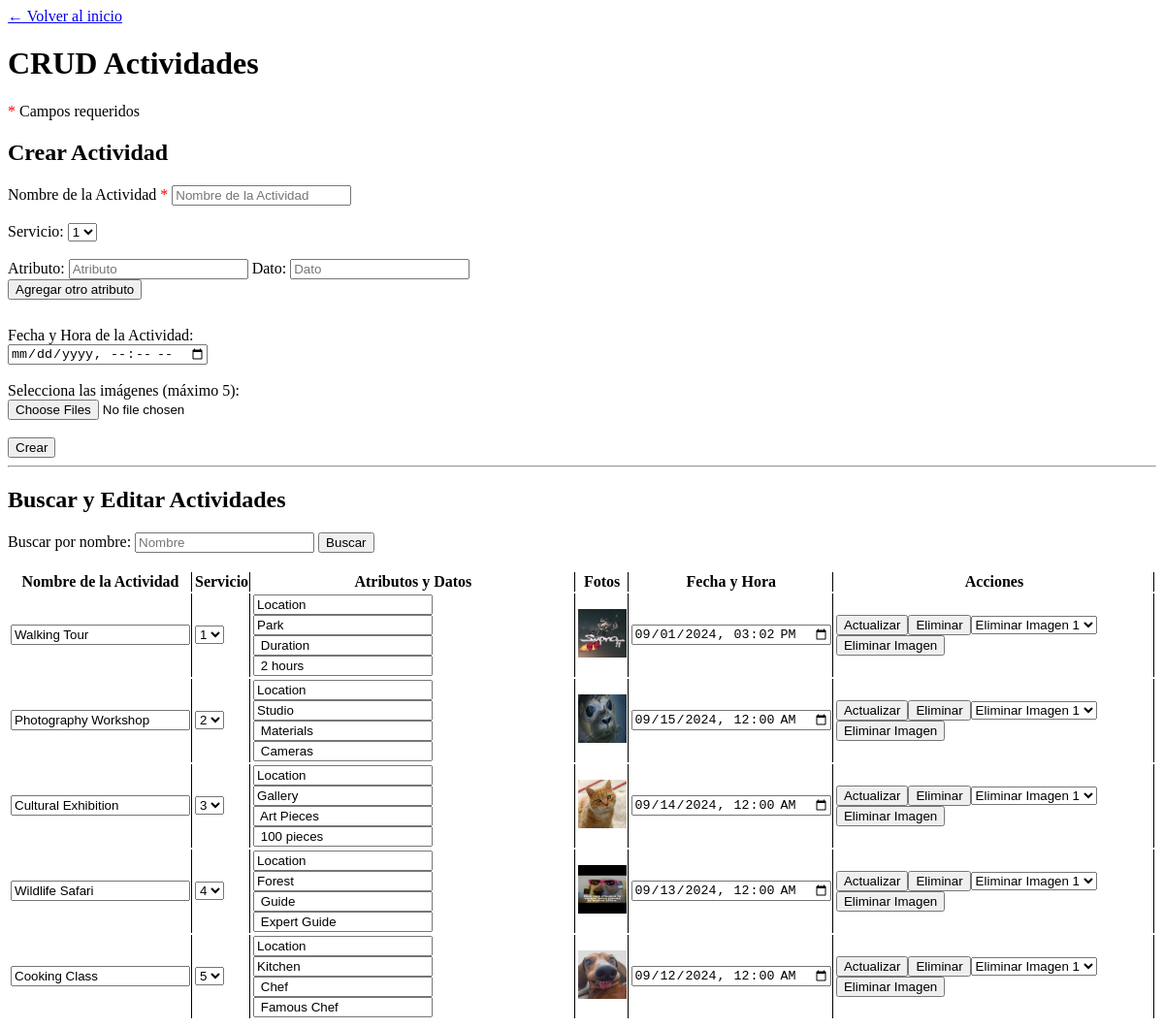
The page /Proyecto/view/activityView.php on the database its author committed.
### tables this page shows
CREATE TABLE `tbactivity` (
  `tbactivityid` int(11) NOT NULL,
  `tbactivityname` varchar(255) NOT NULL,
  `tbactivityservicecompanyid` int(11) NOT NULL,
  `tbactivityatributearray` varchar(255) NOT NULL,
  `tbactivitydataarray` varchar(255) NOT NULL,
  `tbactivityurl` text NOT NULL,
  `tbactivitystatus` tinyint(4) NOT NULL,
  `tbactivitydate` datetime NOT NULL
);

CREATE TABLE `tbservicecompany` (
  `tbservicecompanyid` int(11) NOT NULL,
  `tbtouristcompanyid` int(11) NOT NULL,
  `tbserviceid` text NOT NULL,
  `tbservicecompanyURL` text NOT NULL,
  `tbservicetatus` tinyint(1) NOT NULL
);

### Proyecto/data/serviceCompanyData.php (called while the page is built, shortened)
<?php
include '../domain/ServiceCompany.php';
class serviceCompanyData extends Data {
    public function getAllTBServiceCompanies() {
        $conn = mysqli_connect($this->server, $this->user, $this->password, $this->db);
        $conn->set_charset('utf8');
        $query = "SELECT * FROM tbservicecompany WHERE tbservicetatus = 1;";
        $result = mysqli_query($conn, $query);
        $serviceCompanies = [];
        while ($row = mysqli_fetch_assoc($result)) {
            $currentServiceCompany = new ServiceCompany(
                $row['tbservicecompanyid'],
                $row['tbtouristcompanyid'],
                $row['tbserviceid'],
                $row['tbservicecompanyURL'],
                $row['tbservicetatus']
            );
            array_push($serviceCompanies, $currentServiceCompany);
        }
        return $serviceCompanies;
    }
}

### Proyecto/business/serviceCompanyBusiness.php (called while the page is built, shortened)
<?php
include '../data/serviceCompanyData.php';
class serviceCompanyBusiness {
    private $serviceCompanyData;
    public function __construct() {
        $this->serviceCompanyData = new serviceCompanyData();
    }
    public function getAllTBServiceCompanies(){
        return $this->serviceCompanyData->getAllTBServiceCompanies();
    }
}

### Proyecto/domain/ServiceCompany.php (called while the page is built, shortened)
<?php
class ServiceCompany {
    private $idTbservicecompany;
    function __construct($idTbservicecompany, $tbtouristcompanyid, $tbserviceid, $tbservicecompanyURL,$tbservicetatus) {
        $this->idTbservicecompany = $idTbservicecompany;
    }
     public function getTbservicecompanyid() {
        return $this->idTbservicecompany;
    }
}

### Proyecto/data/activityData.php (called while the page is built, shortened)
<?php
include_once '../domain/Activity.php';
class activityData extends Data {
    public function getAllActivities() {
        $conn = mysqli_connect($this->server, $this->user, $this->password, $this->db);
        $conn->set_charset('utf8mb4');
        $query = "SELECT * FROM tbactivity WHERE tbactivitystatus = 1;";
        $result = mysqli_query($conn, $query);
        $activities = array();
        while ($row = mysqli_fetch_array($result, MYSQLI_ASSOC)) {
            $attributeArray = explode(',', $row['tbactivityatributearray']);
            $dataArray = explode(',', $row['tbactivitydataarray']);
            $urlArray = explode(',', $row['tbactivityurl']);
            $activity = new Activity(
                $row['tbactivityid'],
                $row['tbactivityname'],
                $row['tbactivityservicecompanyid'],
                $attributeArray,
                $dataArray,
                $urlArray,
                $row['tbactivitystatus'],
                $row['tbactivitydate']
            );
            $activities[] = $activity;
        }
        return $activities;
    }
}

### Proyecto/business/activityBusiness.php (called while the page is built, shortened)
<?php
include_once '../data/activityData.php';
class ActivityBusiness {
    private $activityData;
    public function __construct() {
        $this->activityData = new ActivityData();
    }
    public function getAllActivities() {
        return $this->activityData->getAllActivities();
    }
}

### Proyecto/domain/Activity.php (called while the page is built, shortened)
<?php
class Activity {
    private $nameTBActivity;
    private $tbservicecompanyid;
    private $attributeTBActivityArray;
    private $dataAttributeTBActivityArray;
    private $tbactivityurl;
    private $activitydate;
    function __construct ($idTBActivity, $nameTBActivity,$tbservicecompanyid, $attributeTBActivityArray,$dataAttributeTBActivityArray, $tbactivityurl, $statusTBActivity=true, $activitydate) {
        $this->tbservicecompanyid = $tbservicecompanyid;
        $this->nameTBActivity = $nameTBActivity;
        $this->attributeTBActivityArray = $attributeTBActivityArray;
        $this->dataAttributeTBActivityArray = $dataAttributeTBActivityArray;
        $this->tbactivityurl = $tbactivityurl;
        $this->activitydate = $activitydate;
    }
public function getNameTBActivity() {
    return $this->nameTBActivity;
}
public function getTbservicecompanyid() {
    return $this->tbservicecompanyid;
}
public function getAttributeTBActivityArray() {
    return $this->attributeTBActivityArray;
}
public function getDataAttributeTBActivityArray() {
    return $this->dataAttributeTBActivityArray;
}
public function getTbactivityURL() {
    return $this->tbactivityurl;
}
public function getActivityDate() {
    return $this->activitydate;
}
}

### Proyecto/view/activityView.php (the view, shortened to what this page needs)
<!DOCTYPE html>
<html lang="es">
<head>
    <?php
        include '../business/serviceCompanyBusiness.php';
        $serviceCompanyBusiness = new serviceCompanyBusiness();
        $services = $serviceCompanyBusiness->getAllTBServiceCompanies();
        $imageBasePath = '../images/activity/';
    ?>
</head>
<body>
    <a href="adminView.php">← Volver al inicio</a>
    <header>
        <h1>CRUD Actividades</h1>
        <p><span class="required">*</span> Campos requeridos</p>
    </header>
    <section id="create">
        <h2>Crear Actividad</h2>
        <form method="post" id="formCreate" action="../business/activityAction.php" enctype="multipart/form-data">
            <label for="nameTBActivity">Nombre de la Actividad <span class="required">*</span></label>
            <input placeholder="Nombre de la Actividad" type="text" name="nameTBActivity" id="nameTBActivity" required />
            <br><br>
            <label for="serviceId1">Servicio: </label>
            <select name="serviceId" id="serviceId1" required>
                <?php foreach ($services as $service): ?>
                    <option value="<?php echo htmlspecialchars($service->getTbservicecompanyid()); ?>">
                        <?php echo htmlspecialchars($service->getTbservicecompanyid()); ?>
                    </option>
                <?php endforeach; ?>
            </select>
            <br><br>
            <div id="attributes">
                <div>
                    <label for="attribute1">Atributo: </label>
                    <input type="text" name="attributeTBActivityArray[]" id="attribute1" placeholder="Atributo" />
                    <label for="dataAttributeTBActivityArray">Dato: </label>
                    <input type="text" name="dataAttributeTBActivityArray[]" placeholder="Dato" />
                </div>
            </div>
            <button type="button" id="addAttribute">Agregar otro atributo</button>
            <br><br>
            <label class="datetime-label" for="activityDate">Fecha y Hora de la Actividad: </label>
            <input type="datetime-local" name="activityDate" id="activityDate" required>
            <br><br>
            <label for="imagenes">Selecciona las imágenes (máximo 5): </label><br>
            <input type="file" name="imagenes[]" id="imagenes" multiple />
            <br><br>
            <input type="submit" value="Crear" name="create" id="create" />
        </form>
    </section>
    <hr>
    <section>
        <h2>Buscar y Editar Actividades</h2>
        <form id="formSearchOne" method="get">
            <label for="searchOne">Buscar por nombre: </label>
            <input type="text" placeholder="Nombre" name="searchOne" id="searchOne">
            <input type="submit" value="Buscar" />
        </form>
        <br>
        <table>
            <thead>
                <tr>
                    <th>Nombre de la Actividad</th>
                    <th>Servicio</th>
                    <th>Atributos y Datos</th>
                    <th>Fotos</th>
                    <th>Fecha y Hora</th>
                    <th>Acciones</th>
                </tr>
            </thead>
            <tbody>
            <?php
            include_once '../business/activityBusiness.php';
            $activityBusiness = new ActivityBusiness();
            $allActivities = $activityBusiness->getAllActivities();
            if (count($allActivities) > 0) {
                foreach ($allActivities as $current) {
                    echo '<tr>';
                    echo '<form method="post" action="../business/activityAction.php" enctype="multipart/form-data" onsubmit="return confirmAction(event);">';
                    echo '<td>';
                    echo '<input type="text" name="nameTBActivity" value="' . htmlspecialchars($current->getNameTBActivity()) . '">';
                    echo '</td>';
                    echo '<td>';
                    echo '<select name="serviceId" required>';
                    foreach ($services as $service) {
                        echo '<option value="' . htmlspecialchars($service->getTbservicecompanyid()) . '"';
                        if ($service->getTbservicecompanyid() == $current->getTbservicecompanyid()) {
                            echo ' selected';
                        }
                        echo '>' . htmlspecialchars($service->getTbservicecompanyid()) . '</option>';
                    }
                    echo '</select>';
                    echo '</td>';
                    echo '<td>';
                    $attributeArray = $current->getAttributeTBActivityArray();
                    $dataArray = $current->getDataAttributeTBActivityArray();
                    for ($i = 0; $i < count($attributeArray); $i++) {
                        echo '<div>';
                        echo '<input type="text" name="attributeTBActivityArray[]" value="' . htmlspecialchars($attributeArray[$i]) . '" placeholder="Atributo" />';
                        echo '<input type="text" name="dataAttributeTBActivityArray[]" value="' . htmlspecialchars($dataArray[$i]) . '" placeholder="Dato" />';
                        echo '</div>';
                    }
                    echo '</td>';
                    echo '<td>';
                    $urls = $current->getTbactivityURL();
                    foreach ($urls as $index => $url) {
                        if (!empty($url)) {
                            $fullImagePath = $imageBasePath . trim($url);
                            echo '<img src="' . htmlspecialchars($fullImagePath) . '" alt="Foto" width="50" height="50" />';
                        }
                    }
                    echo '</td>';
                    echo '<td>';
                    echo '<input type="datetime-local" name="activityDate" value="' . htmlspecialchars($current->getActivityDate()) . '" />';
                    echo '</td>';
                    echo '<td>';
                    echo '<input type="submit" value="Actualizar" name="update" />';
                    echo '<input type="submit" value="Eliminar" name="delete" />';
                    echo '<select name="imageIndex">';
                    foreach ($urls as $index => $url) {
                        if (!empty($url)) {
                            echo '<option value="' . $index . '">Eliminar Imagen ' . ($index + 1) . '</option>';
                        }
                    }
                    echo '</select>';
                    echo '<input type="submit" value="Eliminar Imagen" name="deleteImage" />';
                    echo '</td>';
                    echo '</form>';
                    echo '</tr>';
                }
            } else {
                echo '<tr><td colspan="6">No se encontraron resultados</td></tr>';
            }
            ?>
            </tbody>
        </table>
    </section>
</body>
</html>

### Proyecto/view/activityView.php (style rules this page uses)
td, th { border-right: 1px solid; }
.required { color: red; }
.datetime-label { display: block; margin-top: 10px; }

### rows shown on the page
tbactivity: nameTBActivity "Walking Tour", serviceId "1", value "Location", value "Park", value "Duration", value "2 hours", activityDate "09/01/2024 15:02"
tbactivity: nameTBActivity "Photography Workshop", serviceId "2", value "Location", value "Studio", value "Materials", value "Cameras", activityDate "09/15/2024 00:00"
tbactivity: nameTBActivity "Cultural Exhibition", serviceId "3", value "Location", value "Gallery", value "Art Pieces", value "100 pieces", activityDate "09/14/2024 00:00"
tbactivity: nameTBActivity "Wildlife Safari", serviceId "4", value "Location", value "Forest", value "Guide", value "Expert Guide", activityDate "09/13/2024 00:00"
tbactivity: nameTBActivity "Cooking Class", serviceId "5", value "Location", value "Kitchen", value "Chef", value "Famous Chef", activityDate "09/12/2024 00:00"

### other values the page prints
form field serviceId "1"
